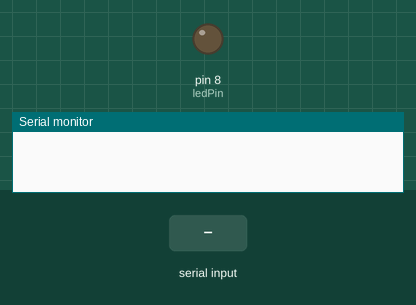
Recording of a sketch running on a simulated Arduino Uno, built with avr-gcc and run on an emulated ATmega328P. On the bench: output pins drawn as LEDs (lit = HIGH), the last lines printed to the serial monitor. The inputs (shaded band) are chosen by the test bench.

Above: at 1.2 s.
1.3 s: "ON\n" received over the second serial link
At 2.5 s:
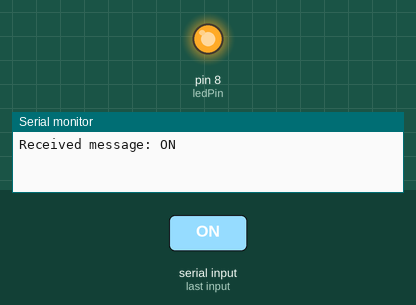
2.8 s: "1\n" received over the second serial link
At 3.7 s:
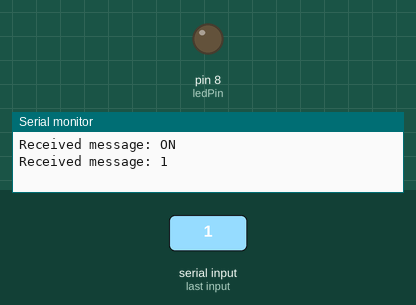
Timing chart, 0 to 5.8 s (numbered marks = the images above; inputs shaded):
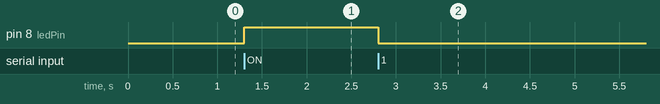

The sketch:

rs232.ino
```cpp
#include <SoftwareSerial.h>

SoftwareSerial RS232Serial(10, 11); // RX, TX

const int ledPin = 8;

void setup() {
  pinMode(ledPin, OUTPUT);
  RS232Serial.begin(9600); // Start the RS232 Serial communication
  Serial.begin(9600); // Start the built-in Serial communication for debugging
}

void loop() {
  if (RS232Serial.available()) {
    String message = RS232Serial.readStringUntil('\n'); // Read the incoming message
    message.trim(); // Remove any whitespace or newline characters

    Serial.print("Received message: ");
    Serial.println(message); // Print the received message to the Serial Monitor

    if (message == "ON") {
      digitalWrite(ledPin, HIGH); // Turn the LED on
    } else {
      digitalWrite(ledPin, LOW); // Turn the LED off
    }
  }
}
```

Measured:
- after the input at 1.3 s, pin 8 (ledPin): LOW → HIGH at once
- after the input at 2.8 s, pin 8 (ledPin): HIGH → LOW at once
